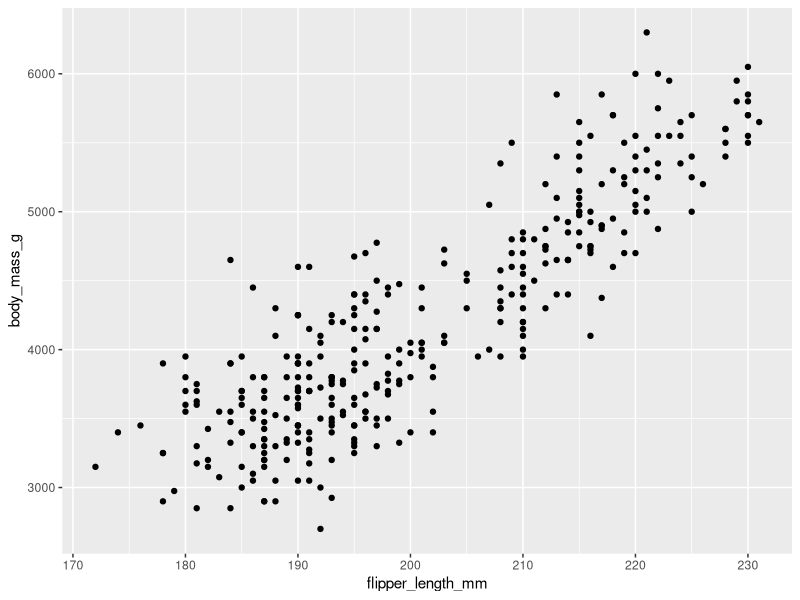
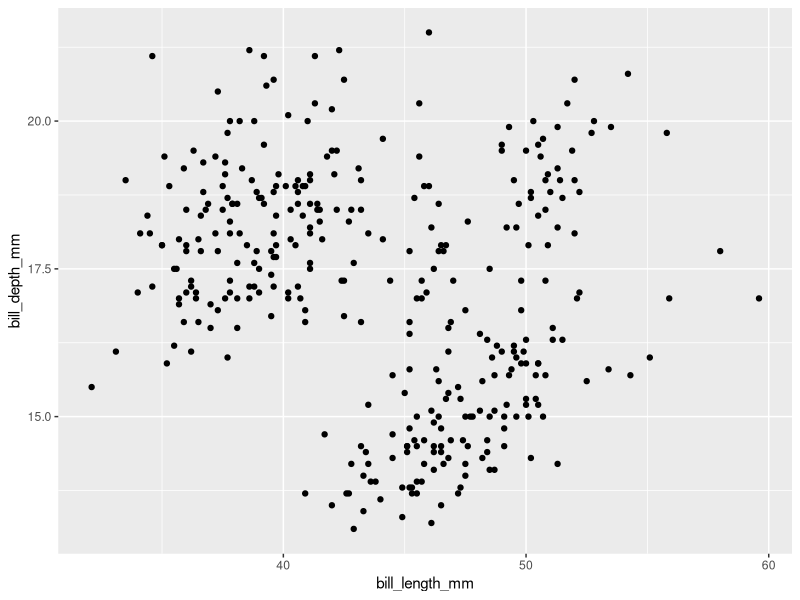
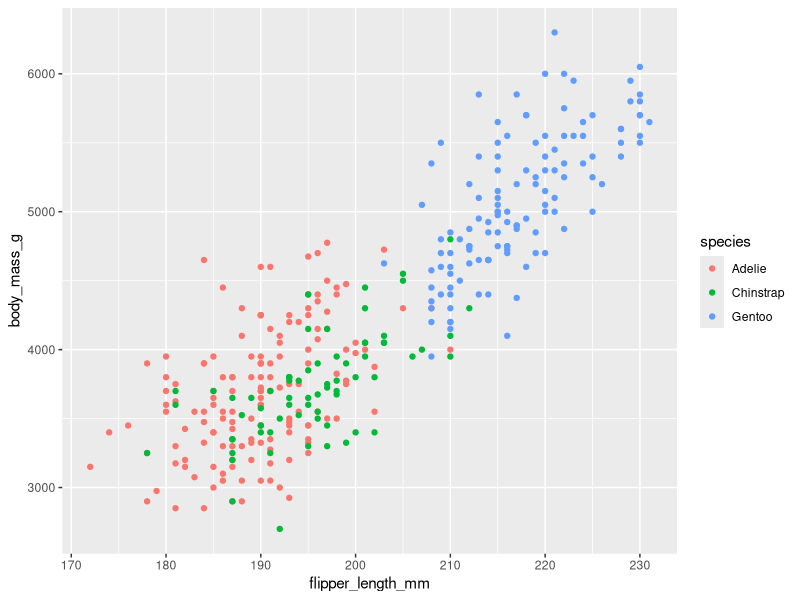
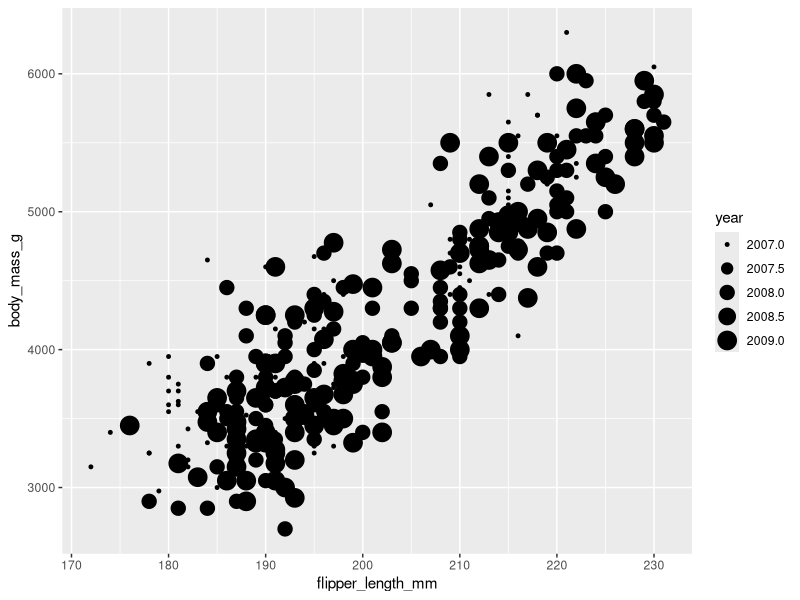
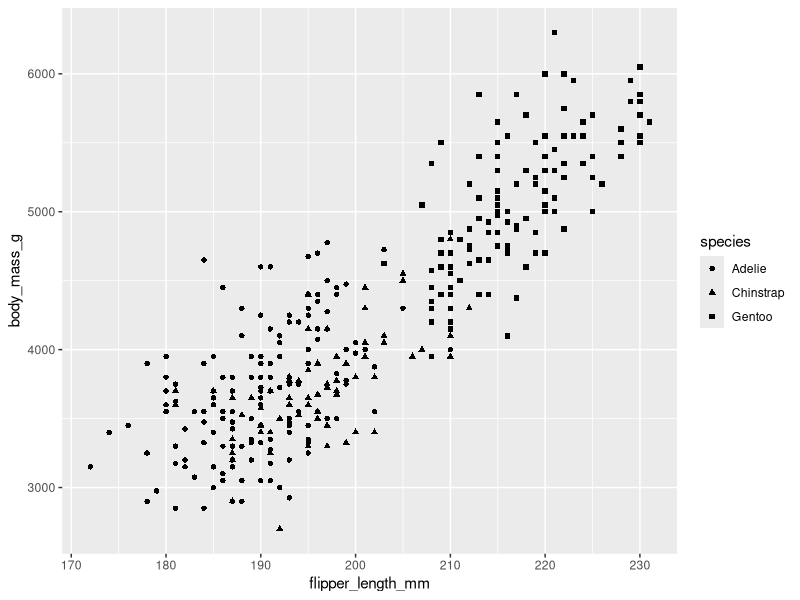
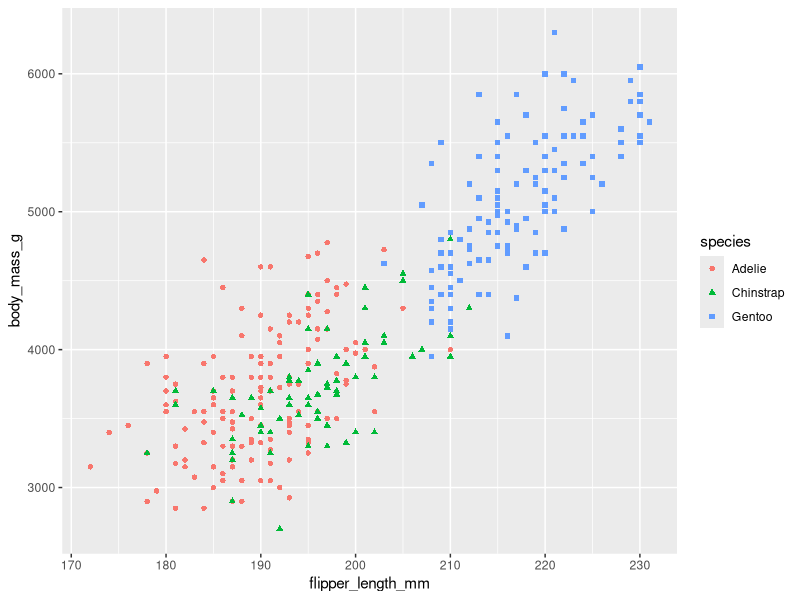
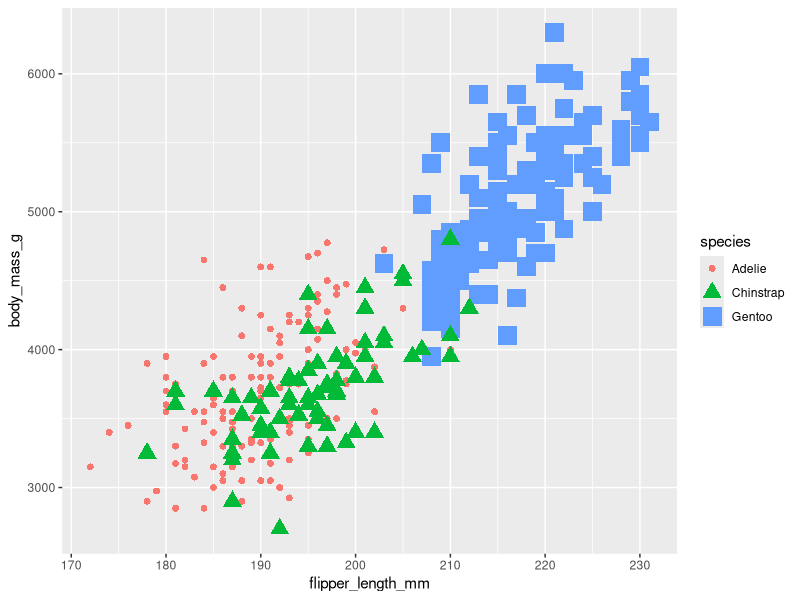
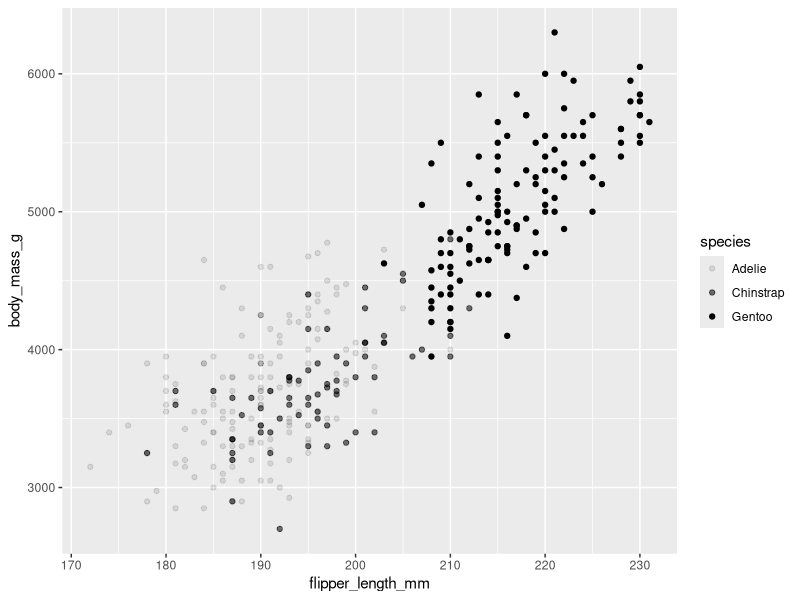

Here is the R script that generated these plots, in order:
# Loading libraries
library(tidyverse)
library(palmerpenguins)

# Looking at dataset
data("penguins")
View(penguins)

ggplot(data = penguins) + 
  geom_point(mapping = aes(x = flipper_length_mm, y = body_mass_g))

ggplot( data = penguins)+
  geom_point(mapping = aes(x=bill_length_mm, y=bill_depth_mm))

ggplot(data = penguins) + 
  geom_point(mapping = aes(x = flipper_length_mm, y = body_mass_g, color=species))

ggplot(data = penguins) + 
  geom_point(mapping = aes(x = flipper_length_mm, y = body_mass_g, size=year))

ggplot(data = penguins) + 
  geom_point(mapping = aes(x = flipper_length_mm, y = body_mass_g, shape=species))

ggplot(data = penguins) + 
  geom_point(mapping = aes(x = flipper_length_mm, y = body_mass_g, shape=species, color=species))

ggplot(data = penguins) + 
  geom_point(mapping = aes(x = flipper_length_mm, y = body_mass_g, shape=species, color=species, size=species))

ggplot(data = penguins) + 
  geom_point(mapping = aes(x = flipper_length_mm, y = body_mass_g, alpha=species))

ggplot(data = penguins) + 
  geom_point(mapping = aes(x = flipper_length_mm, y = body_mass_g, shape=species), color="purple")

ggplot( data = penguins)+
  geom_smooth(mapping = aes(x=bill_length_mm, y=bill_depth_mm))

ggplot(data = penguins) + 
  geom_smooth(mapping = aes(x = flipper_length_mm, y = body_mass_g)) +
  geom_point(mapping = aes(x = flipper_length_mm, y = body_mass_g))

ggplot(data = penguins) + 
  geom_smooth(mapping = aes(x = flipper_length_mm, y = body_mass_g, linetype=species))

ggplot(data = penguins) + 
  geom_jitter(mapping = aes(x = flipper_length_mm, y = body_mass_g))

ggplot(data=diamonds) +
  geom_bar(mapping = aes(x=cut))

ggplot(data=diamonds) +
  geom_bar(mapping = aes(x=cut, color=cut))

ggplot(data=diamonds) +
  geom_bar(mapping = aes(x=cut, fill=cut))

ggplot(data=diamonds) +
  geom_bar(mapping = aes(x=cut, fill=clarity))

ggplot(data = penguins) + 
  geom_point(mapping = aes(x = flipper_length_mm, y = body_mass_g, color=species)) +
  facet_wrap(~species)

ggplot(data=diamonds) +
  geom_bar(mapping = aes(x=cut, fill=cut)) +
  facet_wrap(~cut)

ggplot(data=diamonds) +
  geom_bar(mapping = aes(x=cut, fill=cut)) +
  facet_wrap(~color)

ggplot(data = penguins) + 
  geom_point(mapping = aes(x = flipper_length_mm, y = body_mass_g, color=species)) +
  facet_grid(~species)

ggplot(data = penguins) + 
  geom_point(mapping = aes(x = flipper_length_mm, y = body_mass_g, color=species)) +
  facet_grid(~sex)

ggplot(data = penguins) + 
  geom_point(mapping = aes(x = flipper_length_mm, y = body_mass_g, color=species)) +
  facet_grid(sex~species)

ggplot(data = penguins) + 
  geom_point(mapping = aes(x = flipper_length_mm, y = body_mass_g, color=species)) +
  labs(title = "Palmer Penguins: Body Mass vs. Flipper Lenght")

ggplot(data = penguins) + 
  geom_point(mapping = aes(x = flipper_length_mm, y = body_mass_g, color=species)) +
  labs(title = "Palmer Penguins: Body Mass vs. Flipper Lenght", subtitle = "Sample of Three Penguin Species")

ggplot(data = penguins) + 
  geom_point(mapping = aes(x = flipper_length_mm, y = body_mass_g, color=species)) +
  labs(title = "Palmer Penguins: Body Mass vs. Flipper Lenght", 
       subtitle = "Sample of Three Penguin Species", caption = "Data collected by Dr. Kristen Gorman") 

ggplot(data = penguins) + 
  geom_point(mapping = aes(x = flipper_length_mm, y = body_mass_g, color=species)) +
  labs(title = "Palmer Penguins: Body Mass vs. Flipper Lenght", 
       subtitle = "Sample of Three Penguin Species", caption = "Data collected by Dr. Kristen Gorman") +
  annotate("text", x=220, y=3500, label="The Gentoos are the largest")

ggplot(data = penguins) + 
  geom_point(mapping = aes(x = flipper_length_mm, y = body_mass_g, color=species)) +
  labs(title = "Palmer Penguins: Body Mass vs. Flipper Lenght", 
       subtitle = "Sample of Three Penguin Species", caption = "Data collected by Dr. Kristen Gorman") +
  annotate("text", x=220, y=3500, label="The Gentoos are the largest", color="purple",
           fontface="bold", size=4.5)

ggplot(data = penguins) + 
  geom_point(mapping = aes(x = flipper_length_mm, y = body_mass_g, color=species)) +
  labs(title = "Palmer Penguins: Body Mass vs. Flipper Lenght", 
       subtitle = "Sample of Three Penguin Species", caption = "Data collected by Dr. Kristen Gorman") +
  annotate("text", x=220, y=3500, label="The Gentoos are the largest", color="purple",
           fontface="bold", size=4.5, angle=45)

p <- ggplot(data = penguins) + 
  geom_point(mapping = aes(x = flipper_length_mm, y = body_mass_g, color=species)) +
  labs(title = "Palmer Penguins: Body Mass vs. Flipper Lenght", 
       subtitle = "Sample of Three Penguin Species", caption = "Data collected by Dr. Kristen Gorman") +
  annotate("text", x=220, y=3500, label="The Gentoos are the largest", color="purple",
           fontface="bold", size=4.5)

ggplot(data = penguins) + 
  geom_point(mapping = aes(x = flipper_length_mm, y = body_mass_g, color=species))

ggsave("Palmer Penguis.png")